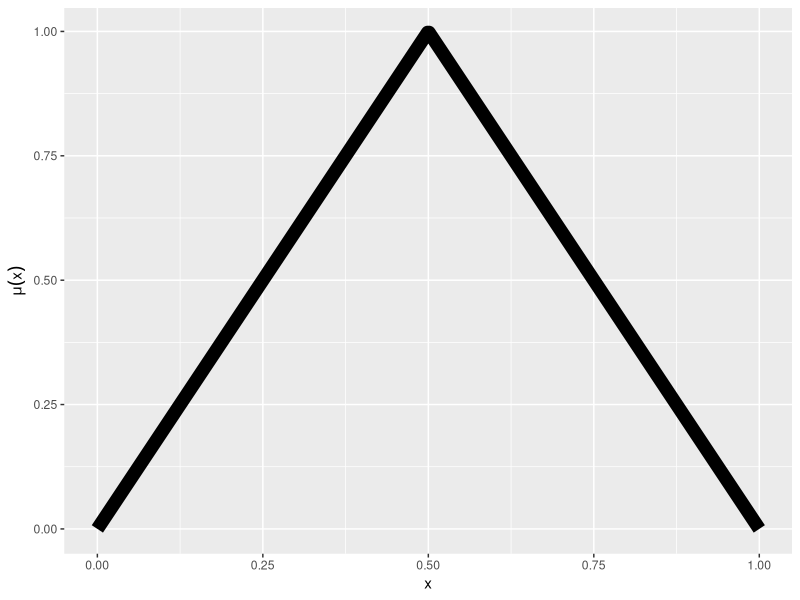
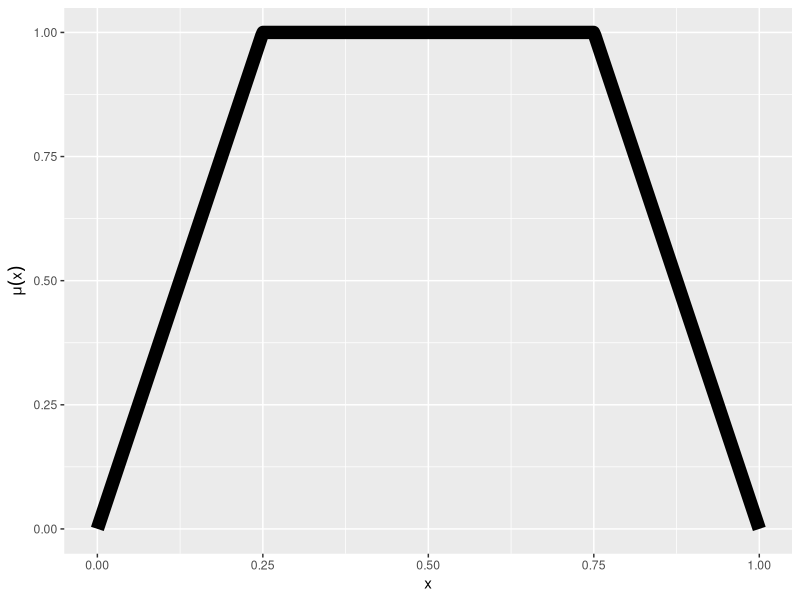
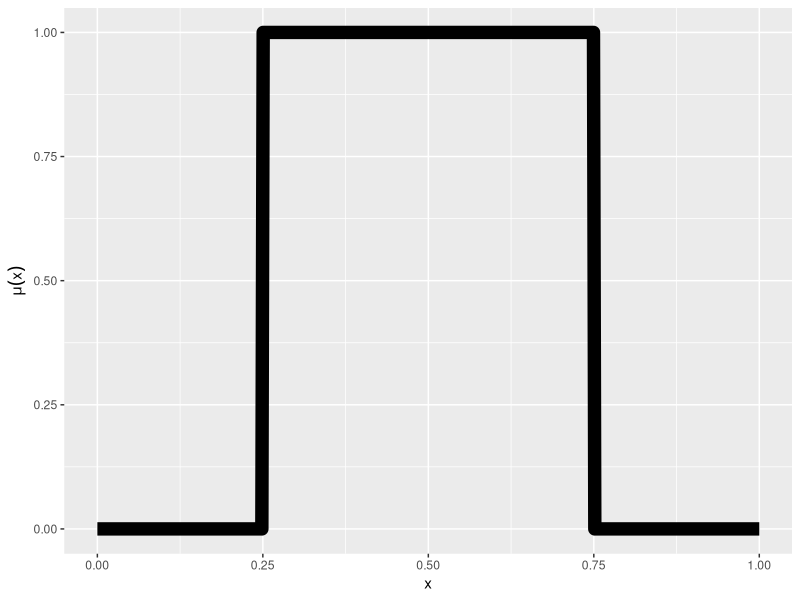
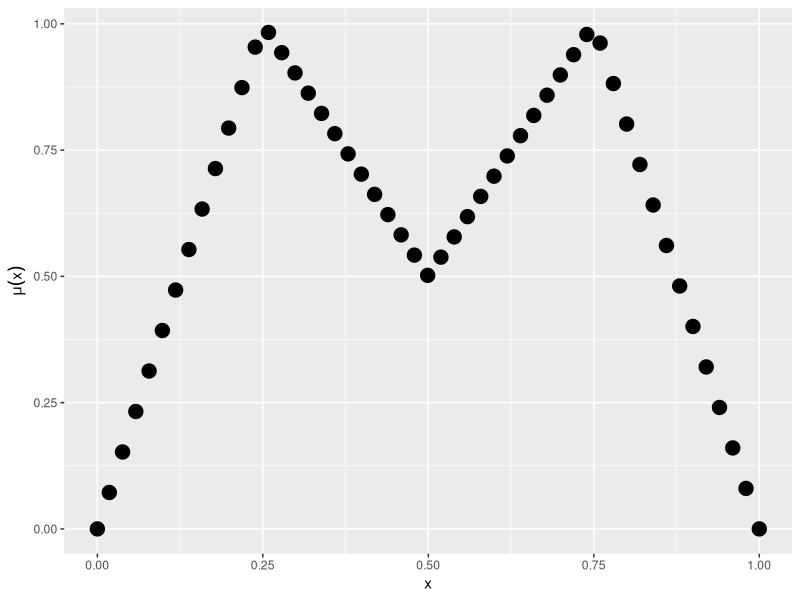
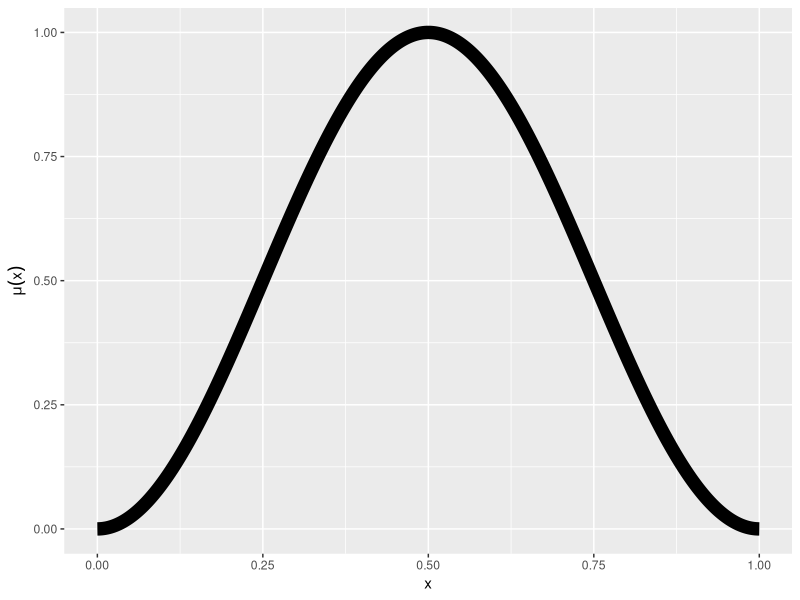
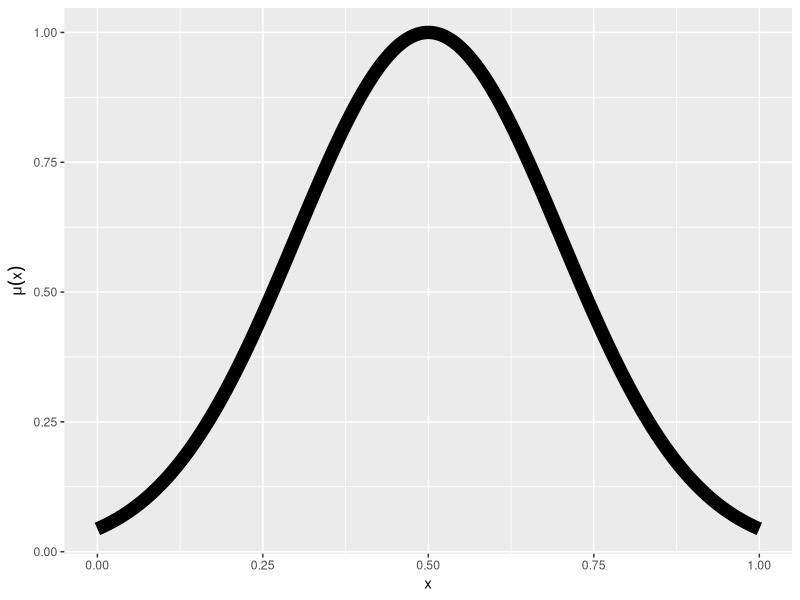
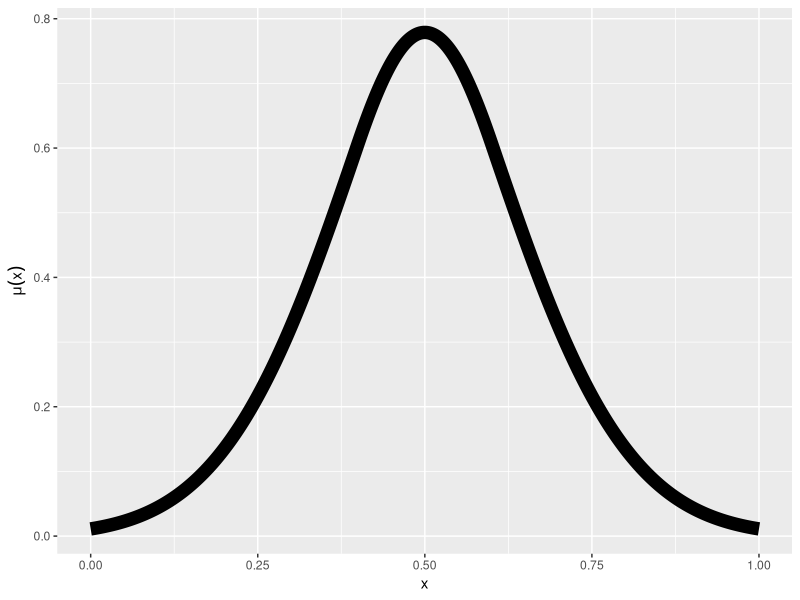
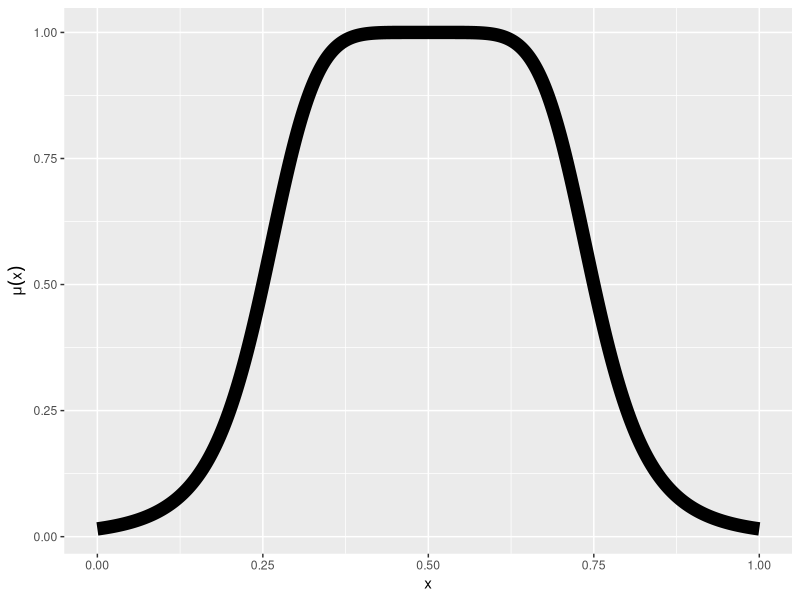

The R source for these figures, in order: (Note: this script raises an error after producing the figures.)
library('cowplot')
library('ggplot2')

theme_set(theme_gray())


isEq = function(a,b,error=1e-5){
    abs(a - b) <= error
}

isLt = function(a,b,error=1e-5){
    !isEq(a,b,error) & a < b
}

isGt = function(a,b,error=1e-5){
    !isEq(a,b,error) & a > b
}

isLE = function(a,b,error=1e-5){
    isEq(a,b,error) | a < b
}

isGE = function(a,b,error=1e-5){
    isEq(a,b,error) | a > b
}

#Scale: Scales a number to a different scale
Scale = function(value, toMin, toMax, fromMin=min(value), fromMax=max(value)){
      (toMax - toMin) / (fromMax - fromMin) * (value - fromMin) + toMin
}

#Basic

term.triangle = function(x, a, b, c){
    if (isLt(x,a) | isGt(x,c)) 
        0.0
    else if (isEq(x,b))
        1.0
    else if (isLt(x,b))
        (x - a) / (b - a)
    else 
        result = (c - x) / (c - b)    
}

term.trapezoid = function(x,a,b,c,d){
        if (isLt(x, a) | isGt(x, d))
            0.0
        else if (isLE(x, b))
            min(1.0, (x - a) / (b - a))
        else if (isLE(x, c))
            1.0
        else if (isLE(x, d))
            (d - x) / (d - c)
}

term.rectangle = function(x,a,b){
    if (isLt(x, a) | isGt(x,b)) 
        0.0
    else 1.0
}

term.discrete = function(x, a, b){
    diff = b-a
    if (isLt(x,a) | isGt(x,b))
        0.0
    else if (isLt(x,.25 * diff))
        Scale(x, 0, 1, a, a + diff*.25)
    else if (isLt(x, .5*diff))
        Scale(x,1,0.5, a + diff*.25, a + diff*.5)
    else if (isLt(x, .75*diff))
        Scale(x,0.5,1,a+diff*.5, a+diff*.75)
    else if (isLt(x, diff))
        Scale(x, 1, 0, a+diff*.75, a+diff)
    else {0.0}
#    else if (isLt(x, a*.5)
}


term.bell = function(x, center, width, slope){
    1.0 / (1.0 + abs((x - center) / width)**(2 * slope));
}

#EXTENDED

term.cosine = function(x, center, width){
    if (isLt(x, center-width/2.0) || isGt(x, center+width/2.0)){
        0.0
    }else{
        0.5 * (1.0 + cos(2.0 / width * pi * (x - center)))
    }
}

term.gaussian = function(x, mean, sd){
    exp((-(x - mean) * (x - mean)) / (2 * sd * sd));
}

term.gaussianProduct = function(x, meanA, sdA, meanB, sdB){
        xLEa = isLE(x, meanA)
        a = exp((-(x - meanA) * (x - meanA)) / (2 * sdA * sdA)) * xLEa + (1 - xLEa)
        xGEb = isGE(x, meanB)
        b = exp((-(x - meanB) * (x - meanB)) / (2 * sdB * sdB)) * xGEb + (1 - xGEb)
        a * b
}

term.bell = function(x, center, width, slope){
    1.0 / (1.0 + abs((x - center) / width)** (2 * slope))
}

term.piShape = function(x, bottomLeft, topLeft, topRight, bottomRight){
        a_b_ave = (bottomLeft + topLeft) / 2.0
        b_minus_a = topLeft - bottomLeft
        c_d_ave = (topRight + bottomRight) / 2.0
        d_minus_c = bottomRight - topRight

        if (isLE(x, bottomLeft)) 0.0

        else if (isLE(x, a_b_ave))
            2.0 * ((x - bottomLeft) / b_minus_a) ** 2

        else if (isLt(x, topLeft))
            1.0 - 2.0 * ((x - topLeft) / b_minus_a)** 2

        else if (isLE(x, topRight))
            1.0

        else if (isLE(x, c_d_ave))
            1 - 2 * ((x - topRight) / d_minus_c)**2

        else if (isLt(x, bottomRight))
            2 * ((x - bottomRight) / d_minus_c)** 2

        else 0.0
}

term.sigmoidDifference = function(x, left, rising, falling, right){
        a = 1.0 / (1 + exp(-rising * (x - left)))
        b = 1.0 / (1 + exp(-falling * (x - right)))
        abs(a - b)
}

term.sigmoidProduct = function(x, left, rising, falling, right){
        a = 1.0 / (1 + exp(-rising * (x - left)))
        b = 1.0 / (1 + exp(-falling * (x - right)))
        abs(a * b)
}

term.spike = function(x, center, width){
    exp(-abs( 10 / width * (x-center)))
}

#EDGES

term.binary = function(x, threshold, direction){
    if (isGE(direction,0.0) && isGE(x, threshold)){
        1.0
    }else if (isLt(direction, 0.0) && isLE(x, threshold)){
        1.0
    }else{
        0.0
    }
}

term.concave = function(x, inflection, end){
    if (isLE(inflection, end)){ #Concave increasing
        if (isLt(x, end)){
            (end - inflection) / (2 * end - inflection - x)
        }else{ 1.0 }
    } else{ #Concave decreasing
        if (isGt(x, end)){
            (inflection - end) / (inflection -2 * end + x)
        }else{ 1.0 }
    }
}


term.ramp = function(x, start, end){
        if (isEq(start, end)) 0.0
        
        else if (isLt(start, end)) {
            if (isLE(x, start)) 0.0
            else if (isGE(x, end))  1.0
            else (x - start) / (end - start)
        } else {
            if (isGE(x, start)) 0.0
            else if (isLE(x, end)) 1.0
            else (start - x) / ( start - end)
        }
}

term.sigmoid = function(x, inflection, slope){
    1.0 / (1.0 + exp(-slope * (x - inflection)))
}

term.sShape = function(x, start, end){
        average = (start + end) / 2
        difference = end - start

        if (isLE(x, start)) 0.0

        else if (isLE(x, average))
            2 * ((x - start) / difference) ** 2

        else if (isLt(x, end))
            1.0 - 2.0 * ((x - end) / difference) ** 2
        else 1.0
}

term.zShape = function(x, start, end){
        average = (start + end) / 2
        difference = end - start

        if (isLE(x, start)) 1.0

        else if (isLE(x, average))
            1.0 - 2.0 * ((x - start) / difference) ** 2

        else if (isLt(x, end))
            2.0 * ((x - end) / difference)** 2

        else 0.0
}







x = seq(0,1,length=500)
average = (max(x) + min(x))/2
diff = (max(x) - min(x))





dir.create('figure',showWarnings=F)


##################BASIC

triangle.df = data.frame(x, y=sapply(x, term.triangle, min(x), average, max(x)))
triangle.plot = ggplot(triangle.df, aes(x,y, size=2, lineend='round')) + geom_line() + ylab(expression(mu(x))) + theme(legend.position='none')
ggsave('figure/triangle.svg', triangle.plot, width=3, height=3)


trapezoid.df = data.frame(x, y=sapply(x, term.trapezoid, min(x), min(x) + .25 * diff, min(x) + .75*diff, max(x)))
trapezoid.plot = ggplot(trapezoid.df, aes(x,y, size=2, lineend='round')) + geom_line() + ylab(expression(mu(x))) + theme(legend.position='none')
ggsave('figure/trapezoid.svg', trapezoid.plot, width=3, height=3)


rectangle.df = data.frame(x, y=sapply(x, term.rectangle, min(x) + .25*diff,  min(x) + .75*diff))
rectangle.plot = ggplot(rectangle.df, aes(x,y, size=2, lineend='round')) + geom_line() + ylab(expression(mu(x))) + theme(legend.position='none')
ggsave('figure/rectangle.svg', rectangle.plot, width=3, height=3)


discrete.x = x[c(1, seq(10, 495, 10), 500)]
discrete.df = data.frame(x=discrete.x, y=sapply(discrete.x, term.discrete, min(x),  max(x)))
discrete.plot = ggplot(discrete.df, aes(x,y, size=2, lineend='round')) + geom_point() + ylab(expression(mu(x))) + theme(legend.position='none')
ggsave('figure/discrete.svg', discrete.plot, width=3, height=3)



#################EXTENDED

cosine.df = data.frame(x, y=sapply(x, term.cosine, average, diff))
cosine.plot = ggplot(cosine.df, aes(x,y, size=2, lineend='round')) + geom_line() + ylab(expression(mu(x))) + theme(legend.position='none')
ggsave('figure/cosine.svg', cosine.plot, width=3, height=3)


gaussian.df = data.frame(x, y=sapply(x, term.gaussian, average,  .2*diff))
gaussian.plot = ggplot(gaussian.df, aes(x,y, size=2, lineend='round')) + geom_line() + ylab(expression(mu(x))) + theme(legend.position='none')
ggsave('figure/gaussian.svg', gaussian.plot, width=3, height=3)


gaussianProduct.df = data.frame(x, y=sapply(x, term.gaussianProduct, average+.1,  .2*diff, average-.1, .2*diff))
gaussianProduct.plot = ggplot(gaussianProduct.df, aes(x,y, size=2, lineend='round')) + geom_line() + ylab(expression(mu(x))) + theme(legend.position='none')
ggsave('figure/gaussianProduct.svg', gaussianProduct.plot, width=3, height=3)


bell.df = data.frame(x, y=sapply(x, term.bell, average,  .25*diff, 3.0))
bell.plot = ggplot(bell.df, aes(x,y, size=2, lineend='round')) + geom_line() + ylab(expression(mu(x))) + theme(legend.position='none')
ggsave('figure/bell.svg', bell.plot, width=3, height=3)


piShape.df = data.frame(x, y=sapply(x, term.piShape, min(x), average, average, max(x)))
piShape.plot = ggplot(piShape.df, aes(x,y, size=2, lineend='round')) + geom_line() + ylab(expression(mu(x))) + theme(legend.position='none')
ggsave('figure/piShape.svg', piShape.plot, width=3, height=3)


sigmoidDifference.df = data.frame(x, y=sapply(x, term.sigmoidDifference, min(x) + .25*diff, 20/diff, 20/diff, min(x)+.75*diff))
sigmoidDifference.plot = ggplot(sigmoidDifference.df, aes(x,y, size=2, lineend='round')) + geom_line() + ylab(expression(mu(x))) + theme(legend.position='none')
ggsave('figure/sigmoidDifference.svg', sigmoidDifference.plot, width=3, height=3)


sigmoidProduct.df = data.frame(x, y=sapply(x, term.sigmoidProduct, min(x) + .25*diff, 10/diff, -10/diff, min(x)+.75*diff))
sigmoidProduct.plot = ggplot(sigmoidProduct.df, aes(x,y, size=2, lineend='round')) + geom_line() + ylab(expression(mu(x))) + theme(legend.position='none')
ggsave('figure/sigmoidProduct.svg', sigmoidProduct.plot, width=3, height=3)


spike.df = data.frame(x, y=sapply(x, term.spike, average, diff))
spike.plot = ggplot(spike.df, aes(x,y, size=2, lineend='round')) + geom_line() + ylab(expression(mu(x))) + theme(legend.position='none')
ggsave('figure/spike.svg', spike.plot, width=3, height=3)



###############EDGE

#Binary
binary.dfa = data.frame(x, y=sapply(x, term.binary, min(x) + .25*diff, -1))
binary.dfb = data.frame(x, y=sapply(x, term.binary, min(x) + .75*diff, 1))
binary.plot = ggplot(binary.dfa, aes(x,y, size=2, lineend='round')) + 
        geom_line(data=binary.dfb, aes(x,y, size=2, lineend='round')) + 
        geom_line() + ylab(expression(mu(x))) + theme(legend.position='none')   
ggsave('figure/binary.svg', binary.plot, width=3, height=3)

#Concave
concave.dfa = data.frame(x, y=sapply(x, term.concave, average, max(x)-.2))
concave.dfb = data.frame(x, y=sapply(x, term.concave, average, 1-(max(x)-.2)))
concave.plot = ggplot(concave.dfa, aes(x,y, size=2, lineend='round')) + 
        geom_line(data=concave.dfb, aes(x,y, size=2, lineend='round')) + 
        geom_line() + ylab(expression(mu(x))) + theme(legend.position='none')   
ggsave('figure/concave.svg', concave.plot, width=3, height=3)

#RAMP
ramp.dfa = data.frame(x, y=sapply(x, term.ramp, max(x)-.2, min(x)+.2))
ramp.dfb = data.frame(x, y=sapply(x, term.ramp, min(x)+.2, max(x)-.2))
ramp.plot = ggplot(ramp.dfa, aes(x,y, size=2, lineend='round')) + 
        geom_line(data=ramp.dfb, aes(x,y, size=2, lineend='round')) + 
        geom_line() + ylab(expression(mu(x))) + theme(legend.position='none') 
ggsave('figure/ramp.svg', ramp.plot, width=3, height=3)


sigmoid.dfa = data.frame(x, y=sapply(x, term.sigmoid, average, 20/diff))
sigmoid.dfb = data.frame(x, y=sapply(x, term.sigmoid, average, -20/diff))
sigmoid.plot = ggplot(sigmoid.dfa, aes(x,y, size=2, lineend='round')) + 
        geom_line(data=sigmoid.dfb, aes(x,y, size=2, lineend='round')) + 
        geom_line() + ylab(expression(mu(x))) + theme(legend.position='none')
ggsave('figure/sigmoid.svg', sigmoid.plot, width=3, height=3)


sShape.df = data.frame(x, y=sapply(x, term.sShape, min(x), max(x)))
sShape.plot = ggplot(sShape.df, aes(x,y, size=2, lineend='round')) + geom_line() + ylab(expression(mu(x))) + theme(legend.position='none')
ggsave('figure/sShape.svg', sShape.plot, width=3, height=3)


zShape.df = data.frame(x, y=sapply(x, term.zShape, min(x), max(x)))
zShape.plot = ggplot(zShape.df, aes(x,y, size=2, lineend='round')) + geom_line() + ylab(expression(mu(x))) + theme(legend.position='none')
ggsave('figure/zShape.svg', zShape.plot, width=3, height=3)


##############Terms

    constant.plot = 
         ggplot(data=data.frame(x=0,y=0)) +
         geom_point(aes(x=0,y=0), size=0) +
         ylab(expression(f(x))) + xlab('x') + 
         coord_cartesian(ylim = c(-0.05, 1.05), xlim=c(-0.05,1.05)) + 
         annotate('text', x = .5, y = .5, label = "f(x)==k", parse = T,size=10) 
     
    linear.plot = 
         ggplot(data=data.frame(x=0,y=0)) + 
         geom_point(aes(x=0,y=0), size=0) +
         ylab(expression(f(x))) + xlab('x') + 
         coord_cartesian(ylim = c(-0.05, 1.05), xlim=c(-0.05,1.05)) + 
         annotate('text', x = .5, y = .5, angle=45, label = "f(x)==sum(paste(c[i],v[i]), i)+k", parse = T,size=10)
             
    function.plot = 
        ggplot(data=data.frame(x=0,y=0)) + 
        geom_point(aes(x=0,y=0), size=0) +
        ylab(expression(f(x))) + xlab('x') +
        coord_cartesian(ylim = c(-0.05, 1.05), xlim=c(-0.05,1.05)) + 
        annotate('text', x = .5, y = .5, label = "f:x %->% f(x)", parse = T,size=10)


########## Vertical layout
        terms.grid = plot_grid(
            
triangle.plot,      bell.plot,                piShape.plot,
trapezoid.plot,     cosine.plot,              sigmoidDifference.plot,
rectangle.plot,     gaussian.plot,            sigmoidProduct.plot,
discrete.plot,      gaussianProduct.plot,     spike.plot,
binary.plot,        ramp.plot,                sShape.plot,
concave.plot,       sigmoid.plot,             zShape.plot, 
function.plot,      linear.plot,              constant.plot,

        ncol=3, nrow=7, scale=1, label_size=12, vjust=1.25, align='v',
        #hjust=.5, # align='hv',

    labels=c(
'Triangle',   'Bell',             'PiShape',
'Trapezoid',  'Cosine',           'SigmoidDifference',
'Rectangle',  'Gaussian',         'SigmoidProduct',
'Discrete',   'GaussianProduct',  'Spike',
'Binary',     'Ramp',             'SShape',
'Concave',    'Sigmoid',          'ZShape',
'Function',   'Linear',           'Constant'
    )
    ) 
    
    save_plot('figure/terms.svg', terms.grid, ncol=3, nrow=7, scale=.75)

    stop('Script successfully executed')


##########Horizontal layout
    terms.grid = plot_grid(

    triangle.plot, trapezoid.plot, rectangle.plot, discrete.plot, function.plot,  binary.plot , concave.plot, 

    bell.plot, cosine.plot, gaussian.plot, gaussianProduct.plot,  linear.plot, ramp.plot, sigmoid.plot,

    piShape.plot, sigmoidDifference.plot,  sigmoidProduct.plot, spike.plot, constant.plot, sShape.plot, zShape.plot,

    ncol=7, nrow=3, scale=1, label_size=12, vjust=1.25, align='v',
    #hjust=.5, # align='hv',

labels=c(
'Triangle', 'Trapezoid', 'Rectangle', 'Discrete', 'Function', 'Binary',  'Concave',
'Bell', 'Cosine', 'Gaussian', 'GaussianProduct', 'Linear',  'Ramp', 'Sigmoid',
'PiShape', 'SigmoidDifference', 'SigmoidProduct','Spike', 'Constant', 'SShape', 'ZShape')
) 
    
save_plot('figure/terms.svg', terms.grid, ncol=7, nrow=3, scale=.75)

stop('Script successfully executed')












# X1234X
# 123456
# 7    8
# 123456

constant.plot = 
     ggplot(data=data.frame(x=0,y=0)) +
     geom_point(aes(x=0,y=0), size=0) +
     ylab(expression(mu(x))) + xlab('x') + 
     coord_cartesian(ylim = c(-0.05, 1.05), xlim=c(-0.05,1.05)) + 
     annotate('text', x = .5, y = .5, label = "mu(x)==k", parse = T,size=10) 

linear.plot = 
     ggplot(data=data.frame(x=0,y=0)) + 
     geom_point(aes(x=0,y=0), size=0) +
     ylab(expression(mu(x))) + xlab('x') + 
     coord_cartesian(ylim = c(-0.05, 1.05), xlim=c(-0.05,1.05)) + 
     annotate('text', x = .5, y = .5, angle=45, label = "mu(x)==sum(c[i] %.% x[i], i)+k", parse = T,size=5)
     
function.plot = 
    ggplot(data=data.frame(x=0,y=0)) + 
    geom_point(aes(x=0,y=0), size=0) +
    ylab(expression(mu(x))) + xlab('x') +
    coord_cartesian(ylim = c(-0.05, 1.05), xlim=c(-0.05,1.05)) + 
    annotate('text', x = .5, y = .5, label = "f:x %->% mu(x)", parse = T,size=5)


terms.grid = plot_grid(

NULL, triangle.plot, trapezoid.plot, rectangle.plot, discrete.plot, NULL,

bell.plot, cosine.plot, gaussian.plot, gaussianProduct.plot,  piShape.plot, sigmoidDifference.plot, 

sigmoidProduct.plot, spike.plot, NULL, constant.plot, linear.plot, function.plot,  

binary.plot, concave.plot, ramp.plot, sigmoid.plot, sShape.plot, zShape.plot,

nrow=4, ncol=6, scale=1, label_size=12, vjust=1.25,
#hjust=.5, # align='hv',

labels=c(
'', 'Triangle', 'Trapezoid', 'Rectangle', 'Discrete', '',
'Bell', 'Cosine', 'Gaussian', 'GaussianProduct', 'PiShape', 'SigmoidDifference',
'SigmoidProduct','Spike', '', 'Constant', 'Linear', 'Function',
'Binary',  'Concave', 'Ramp', 'Sigmoid', 'SShape', 'ZShape')
) 

save_plot('figure/terms.svg', terms.grid,
    ncol=6, nrow=4, scale=.5)




